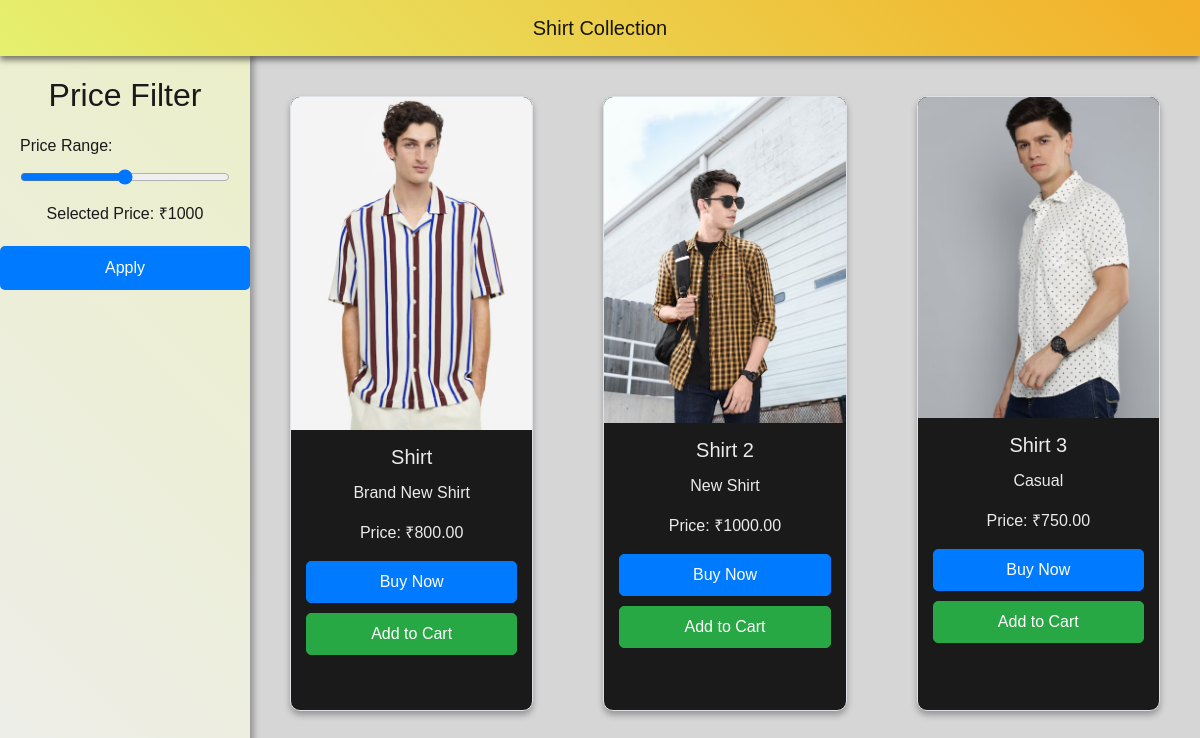
The page /shirt on the database its author committed.
### finer/models.py (models this page shows, shortened)
class Product(models.Model):
    name = models.CharField(max_length=255)
    description = models.TextField()
    category = models.CharField(max_length=255)
    subtype = models.CharField(max_length=255, blank=True, null=True)
    image = models.ImageField(upload_to='product_images/', null=True, blank=True)
    price = models.DecimalField(max_digits=10, decimal_places=2)

### finer/views.py (the view)
# urls.py: path('shirt', views.shirt, name='shirt'),
def shirt(request):
    shirts = Product.objects.filter(subtype='Shirt')
    return render(request, 'shirt.html', {'shirts': shirts})

### finer/templates/shirt.html (shortened to what this page needs)
{% load static %}
<!DOCTYPE html>
<html lang="en">
  <head>
    <link
      rel="stylesheet"
      href="https://stackpath.bootstrapcdn.com/bootstrap/4.5.2/css/bootstrap.min.css"
    />
  </head>
  <body>
    <nav class="navbar navbar-expand-lg navbar-light fixed-top">
      <a class="navbar-brand" href="#">Shirt Collection</a>
    </nav>
    <div class="sidebar">
      <h2>Price Filter</h2>
      <div class="slider-container">
        <label class="slider-label" for="price-slider">Price Range:</label>
        <input
          type="range"
          class="slider"
          id="price-slider"
          min="0"
          max="2000"
          oninput="updatePriceDisplay()"
        />
        <p class="price-display">
          Selected Price: ₹<span id="selected-price">2000</span>
        </p>
      </div>
      <button id="apply-btn" type="button">Apply</button>
    </div>
    <div class="content">
      <div class="row">
        {% for shirt in shirts %}
        <div class="col-md-4">
          <div class="card" data-card-index="{{ forloop.counter0 }}">
            <img
              src="{{ shirt.image.url }}"
              class="card-img-top"
              alt="{{ shirt.name }} Image"
            />
            <div class="card-body">
              <h5 class="card-title">{{ shirt.name }}</h5>
              <p class="card-text">{{ shirt.description }}</p>
              <p class="card-price">Price: ₹{{ shirt.price }}</p>
              <a href="{% url 'login' %}" class="buy-now-btn">Buy Now</a>
              <a
                href="{% url 'add_to_cart' product_id=shirt.id %}"
                class="add-to-cart-btn"
                >Add to Cart</a
              >
            </div>
          </div>
        </div>
        {% endfor %}
      </div>
    </div>
  </body>
</html>

### finer/templates/shirt.html (style rules this page uses)
body { font-family: "Cursive", sans-serif; background: #d6d6d6; color: #edeaea; padding-top: 56px; margin: 0; }
nav { font-family: "Cursive", sans-serif; background: linear-gradient(45deg, #e5f06f, #f3af27); box-shadow: 0 4px 6px rgba(0, 0, 0, 0.5); }
.navbar-brand { margin-left: auto; margin-right: auto; text-align: center; width: 100%; color: #1a1a1a; }
nav a { color: #1a1a1a; }
.sidebar { position: fixed; width: 250px; height: 100%; background: linear-gradient(45deg, #ededec, #ecefc9); color: #1a1a1a; padding-top: 20px; box-shadow: 4px 0 6px rgba(0, 0, 0, 0.3); }
.sidebar h2 { text-align: center; margin-bottom: 20px; color: #1a1a1a; }
.sidebar p { padding: 0 15px; margin-bottom: 20px; }
.sidebar .slider-container { margin: 20px; }
.sidebar .slider-label { margin-bottom: 10px; color: #1a1a1a; }
.sidebar .slider { width: 100%; }
.sidebar .price-display { margin-top: 10px; color: #1a1a1a; text-align: center; }
.sidebar button { width: 100%; padding: 10px; background-color: #007bff; color: #fff; border: none; border-radius: 5px; cursor: pointer; }
.content { margin-left: 250px; padding: 20px; text-align: center; }
.card { margin: 20px; border: 1px solid #dee2e6; border-radius: 10px; overflow: hidden; transition: transform 0.2s; background-color: #1a1a1a; box-shadow: 0 4px 6px rgba(0, 0, 0, 0.3); max-width: 250px; height: 100%; }
.card { display: none; }
.card img { width: 100%; height: auto; object-fit: cover; }
.card-body { text-align: center; padding: 15px; }
.row { display: flex; flex-wrap: wrap; justify-content: space-around; }
.buy-now-btn, .add-to-cart-btn { display: block; width: 100%; padding: 8px 12px; text-decoration: none; color: #fff; border-radius: 5px; }
.buy-now-btn { background-color: #007bff; border: 1px solid #007bff; margin-bottom: 10px; }
.add-to-cart-btn { background-color: #28a745; border: 1px solid #28a745; }

### rows shown on the page
Product: image (picture), name "Shirt", description "Brand New Shirt", price "800.00"
Product: image (picture), name "Shirt 2", description "New Shirt", price "1000.00"
Product: image (picture), name "Shirt 3", description "Casual", price "750.00"
